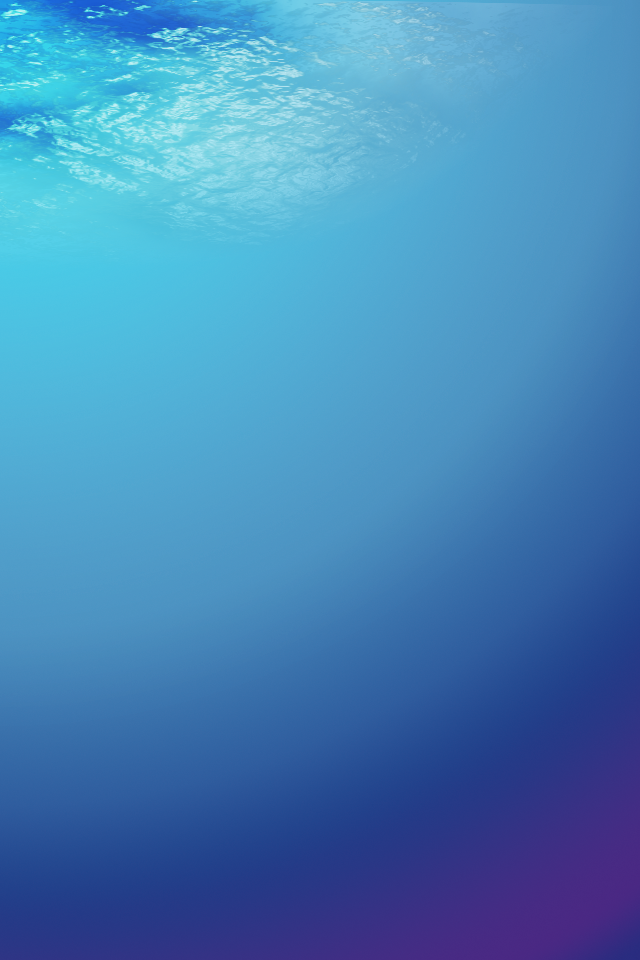

The image is a tile-based game level rendered from a .tmx file. Its description and source (layers, tilesets, objects; grid data summarised) follow:
An orthogonal 10x15 tile map with 64x64 px tiles, 1 tile layer (bgLayer) and 33 objects (TimeProgress, ScoreTTFObj, GoldTTFObj).

<map version="1.0" orientation="orthogonal" width="10" height="15" tilewidth="64" tileheight="64">
 <tileset firstgid="1" name="first_bg" tilewidth="64" tileheight="64">
  <image source="first_bg.png" width="640" height="960" />
 </tileset>
 <layer name="bgLayer" width="10" height="15">
  <data>[150 cells, 150 non-empty, 150 distinct tile ids]</data>
 </layer>
 <objectgroup name="PaopaoLayer" width="10" height="15">
  <object x="64" y="192" />
  <object x="192" y="192" />
  <object x="320" y="192" />
  <object x="448" y="192" />
  <object x="576" y="192" />
  <object x="64" y="320" />
  <object x="192" y="320" />
  <object x="320" y="320" />
  <object x="448" y="320" />
  <object x="576" y="320" />
  <object x="64" y="576" />
  <object x="192" y="576" />
  <object x="320" y="576" />
  <object x="448" y="576" />
  <object x="576" y="576" />
  <object x="64" y="448" />
  <object x="192" y="448" />
  <object x="320" y="448" />
  <object x="448" y="448" />
  <object x="576" y="448" />
  <object x="64" y="704" />
  <object x="192" y="704" />
  <object x="320" y="704" />
  <object x="448" y="704" />
  <object x="576" y="704" />
  <object x="64" y="832" />
  <object x="192" y="832" />
  <object x="320" y="832" />
  <object x="448" y="832" />
  <object x="576" y="832" />
 </objectgroup>
 <objectgroup name="BgUnit" width="10" height="15">
  <object name="TimeProgress" x="320" y="77" width="64" />
  <object name="ScoreTTFObj" x="141" y="32" />
  <object name="GoldTTFObj" x="461" y="32" />
 </objectgroup>
</map>
